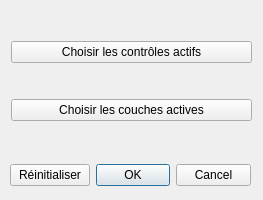
<?xml version="1.0" encoding="UTF-8"?>
<ui version="4.0">
 <class>Controles_IGNDialogBase</class>
 <widget class="QDialog" name="Controles_IGNDialogBase">
  <property name="geometry">
   <rect>
    <x>0</x>
    <y>0</y>
    <width>263</width>
    <height>200</height>
   </rect>
  </property>
  <property name="windowTitle">
   <string>Contrôles IGN</string>
  </property>
  <property name="windowIcon">
   <iconset>
    <normaloff>../resources_img/ign.jpg</normaloff>../resources_img/ign.jpg</iconset>
  </property>
  <widget class="QWidget" name="verticalLayoutWidget">
   <property name="geometry">
    <rect>
     <x>11</x>
     <y>11</y>
     <width>241</width>
     <height>141</height>
    </rect>
   </property>
   <layout class="QVBoxLayout" name="verticalLayout">
    <item>
     <widget class="QPushButton" name="controleButton">
      <property name="text">
       <string>Choisir les contrôles actifs</string>
      </property>
     </widget>
    </item>
    <item>
     <widget class="QPushButton" name="coucheButton">
      <property name="text">
       <string>Choisir les couches actives</string>
      </property>
     </widget>
    </item>
   </layout>
  </widget>
  <widget class="QWidget" name="horizontalLayoutWidget">
   <property name="geometry">
    <rect>
     <x>10</x>
     <y>160</y>
     <width>241</width>
     <height>31</height>
    </rect>
   </property>
   <layout class="QHBoxLayout" name="horizontalLayout">
    <item>
     <widget class="QPushButton" name="resetButton">
      <property name="sizePolicy">
       <sizepolicy hsizetype="Expanding" vsizetype="Fixed">
        <horstretch>0</horstretch>
        <verstretch>0</verstretch>
       </sizepolicy>
      </property>
      <property name="focusPolicy">
       <enum>Qt::NoFocus</enum>
      </property>
      <property name="text">
       <string>Réinitialiser</string>
      </property>
      <property name="checkable">
       <bool>false</bool>
      </property>
      <property name="checked">
       <bool>false</bool>
      </property>
     </widget>
    </item>
    <item>
     <widget class="QDialogButtonBox" name="button_box">
      <property name="orientation">
       <enum>Qt::Horizontal</enum>
      </property>
      <property name="standardButtons">
       <set>QDialogButtonBox::Cancel|QDialogButtonBox::Ok</set>
      </property>
     </widget>
    </item>
   </layout>
  </widget>
 </widget>
 <resources/>
 <connections>
  <connection>
   <sender>button_box</sender>
   <signal>accepted()</signal>
   <receiver>Controles_IGNDialogBase</receiver>
   <slot>accept()</slot>
   <hints>
    <hint type="sourcelabel">
     <x>249</x>
     <y>164</y>
    </hint>
    <hint type="destinationlabel">
     <x>146</x>
     <y>30</y>
    </hint>
   </hints>
  </connection>
  <connection>
   <sender>button_box</sender>
   <signal>rejected()</signal>
   <receiver>Controles_IGNDialogBase</receiver>
   <slot>reject()</slot>
   <hints>
    <hint type="sourcelabel">
     <x>112</x>
     <y>164</y>
    </hint>
    <hint type="destinationlabel">
     <x>244</x>
     <y>62</y>
    </hint>
   </hints>
  </connection>
 </connections>
</ui>
